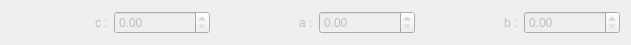
          <widget class="QWidget" name="ForceAleaWidget" native="true">
           <property name="enabled">
            <bool>false</bool>
           </property>
           <property name="geometry">
            <rect>
             <x>190</x>
             <y>40</y>
             <width>631</width>
             <height>43</height>
            </rect>
           </property>
           <layout class="QGridLayout" name="gridLayout_3">
            <item row="0" column="0">
             <layout class="QHBoxLayout" name="horizontalLayout_75">
              <item alignment="Qt::AlignRight">
               <widget class="QLabel" name="label_73">
                <property name="text">
                 <string>c :</string>
                </property>
               </widget>
              </item>
              <item>
               <widget class="QDoubleSpinBox" name="ForceAleaC"/>
              </item>
             </layout>
            </item>
            <item row="0" column="1">
             <layout class="QHBoxLayout" name="horizontalLayout_76">
              <item alignment="Qt::AlignRight">
               <widget class="QLabel" name="label_74">
                <property name="text">
                 <string>a :</string>
                </property>
               </widget>
              </item>
              <item>
               <widget class="QDoubleSpinBox" name="ForceAleaA"/>
              </item>
             </layout>
            </item>
            <item row="0" column="2">
             <layout class="QHBoxLayout" name="horizontalLayout_77">
              <item alignment="Qt::AlignRight">
               <widget class="QLabel" name="label_75">
                <property name="text">
                 <string>b :</string>
                </property>
               </widget>
              </item>
              <item>
               <widget class="QDoubleSpinBox" name="ForceAleaB"/>
              </item>
             </layout>
            </item>
           </layout>
          </widget>
